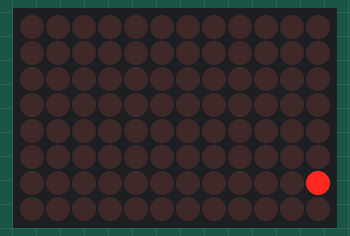
This program was run on a simulated Arduino Uno R4 WiFi. Shown: 12×8 LED matrix. Random numbers use the default seed unless the program sets one.

Above: at 0.13 s.
At 4.81 s:
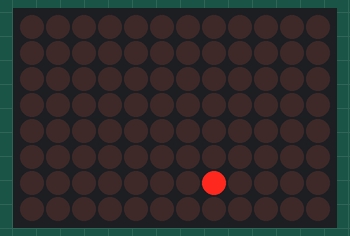
At 9.38 s:
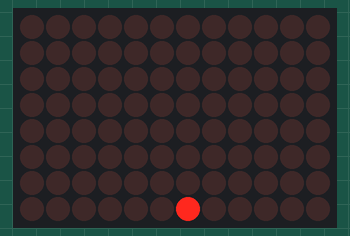
At 18.63 s:
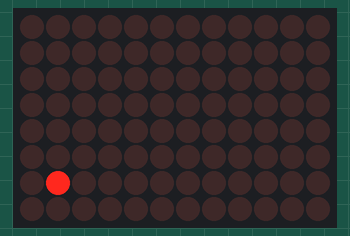
At 27.88 s:
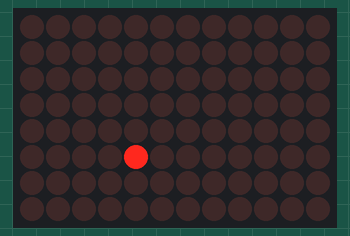
At 37.0 s:
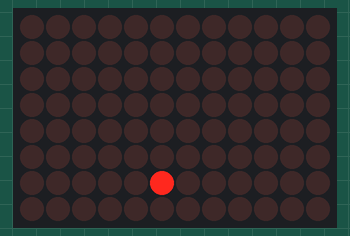

The program:

main.cpp
```cpp
#include <Arduino.h>
#include <Arduino_LED_Matrix.h>

ArduinoLEDMatrix matrix;
byte frame[8][12] = {};
int x = 0, y = 0;
bool isDecreasingBrightness = false, yBouncesBack = false;
unsigned long pixelPrevTime = 0, TIME_INTERVAL = 40;

void setup() {
  randomSeed(analogRead(A0));
  x = random(12);
  y = random(8);
  matrix.begin();
}

void loop() {
  if (millis() - pixelPrevTime > TIME_INTERVAL) {
    pixelPrevTime = millis();

    if (x >= 11 || x <= 0 && isDecreasingBrightness) {
      isDecreasingBrightness = !isDecreasingBrightness;
    }
    if (y >= 7 || y <= 0 && yBouncesBack) {
      yBouncesBack = !yBouncesBack;
    }
    isDecreasingBrightness ? x -= 1 : x += 1;
    yBouncesBack ? y -= 1 : y += 1;

    memset(frame, 0, sizeof(frame));
    frame[y][x] = 1;
    matrix.renderBitmap(frame, 8, 12);
  }
}
```
